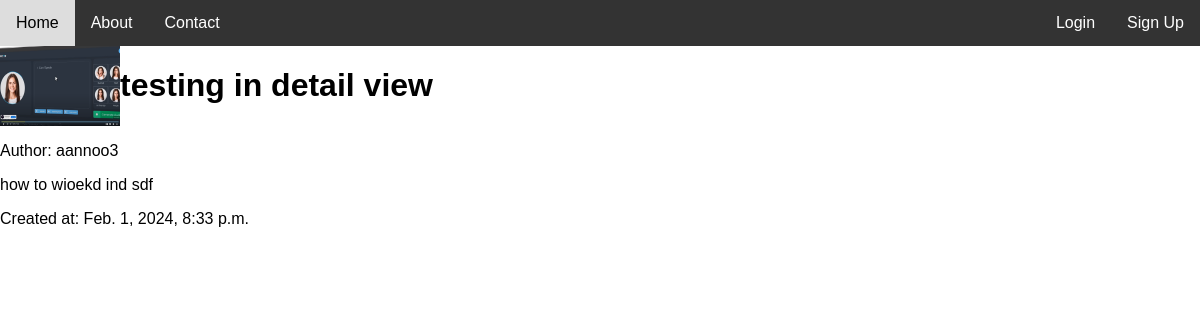
Page /post/6/ on the committed database.
### blog/models.py (models this page shows, shortened)
class Post(models.Model):
    title = models.CharField(max_length=255)
    author = models.ForeignKey(User, on_delete=models.CASCADE)
    content = models.TextField()
    created_at = models.DateTimeField(auto_now_add=True)
    class Meta:
        ordering = ['-created_at']

### users/models.py (models this page shows, shortened)
class Profile(models.Model):
    user = models.OneToOneField(User, on_delete=models.CASCADE)
    image = models.ImageField(default='default.jpg', upload_to='profile_pics')

### blog/views.py (the view)
# urls.py: path('post/<int:pk>/', PostDetailView.as_view(), name='detail'), # if the records for id 1,2 are deleted then the pk will start from 3 for new entries
class PostDetailView(DetailView):
    model = Post

### blog/templates/blog/post_detail.html
{% extends 'blog/base.html' %}
{% block content %}
        <div class="post">
            <div class="top">
                <img src="{{ object.author.profile.image.url }}" alt="">
                <h1>{{ object.title }}</h1>
            </div>
            <p>Author: {{ object.author.username }}</p>
            <p>{{ object.content }}</p>
            <p>Created at: {{ object.created_at }}</p>
        </div>
{% endblock %}

### blog/static/blog/styles.css (style rules this page uses)
.top { display: flex; }
.top img { width: 120px; }

### blog/templates/blog/base.html (style rules this page uses)
body { font-family: Arial, sans-serif; margin: 0; padding: 0; }

### rows in the picture
Post: author.profile.image (placeholder picture), title "testing in detail view", author.username "aannoo3", content "how to wioekd ind sdf", created_at "Feb. 1, 2024, 8:33 p.m."
